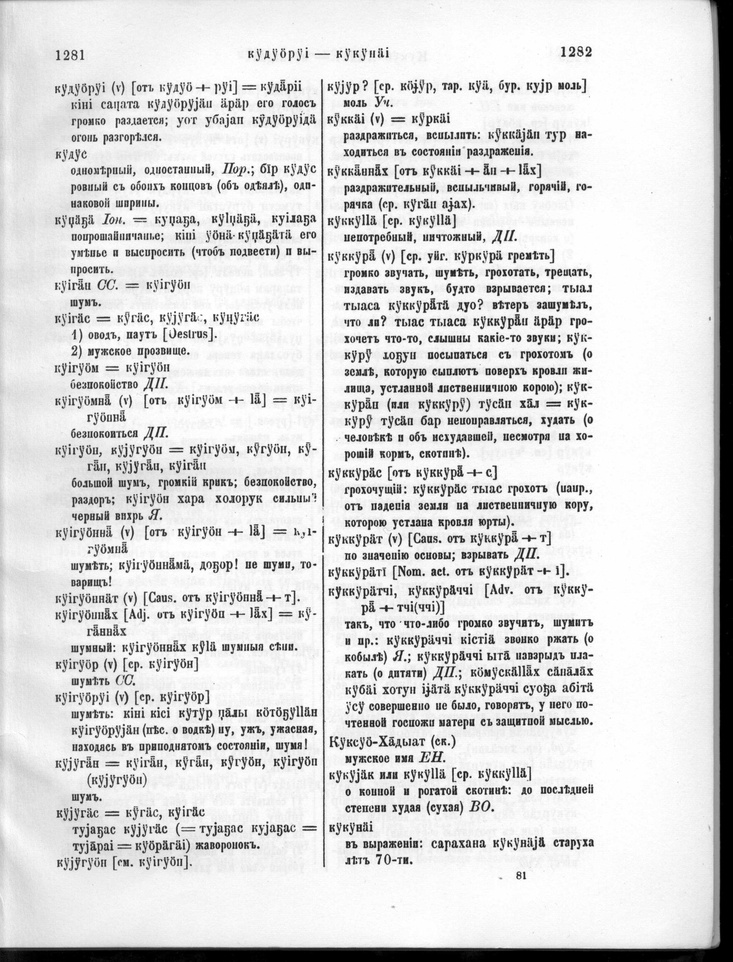
#> input picture Pek.jpg, 733 x 962 px, shrunk from 2324 x 3050 before the run
$ python -i cut_batch.py   (imports and definitions only)   (older library calls are emulated)
#> lines starting #> are read from the running program, lines starting #| are printed output that depends on the picture; after the words box and inside, x2 and y2 are one past the last pixel; in counts of white or black regions, pixels touching at a corner belong together
import cv2, numpy as np

def main():

    image = cv2.imread('Pek.jpg')#[:1000, :1000]
#> image is the input picture: shape (962, 733, 3); min 0, max 255, mean 217.4
    image2 = image.copy()

    #градации серого
    gray = cv2.cvtColor(image,cv2.COLOR_BGR2GRAY)
    #

    #строго черно-белое инвертированное
    ret,thresh = cv2.threshold(gray,127,255,cv2.THRESH_BINARY_INV+cv2.THRESH_OTSU)
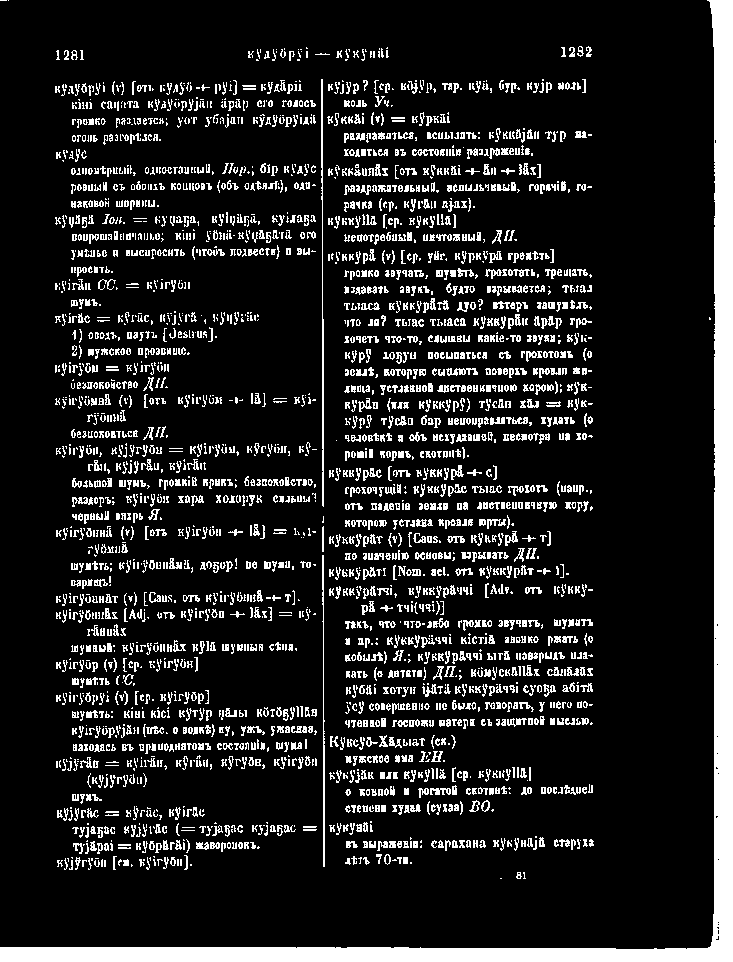
#> thresh: shape (962, 733); 13.6% white; 2851 white regions (1099 under 20 px), largest, box (x1, y1, x2, y2) and area: (0, 0, 733, 962) 28644, (321, 79, 324, 507) 721, (322, 555, 325, 867) 491
#> ret = 156
    #

    #раздутое
    kernel = np.ones((5,2), np.uint8)
    img_dilation = cv2.dilate(thresh, kernel, iterations=1)
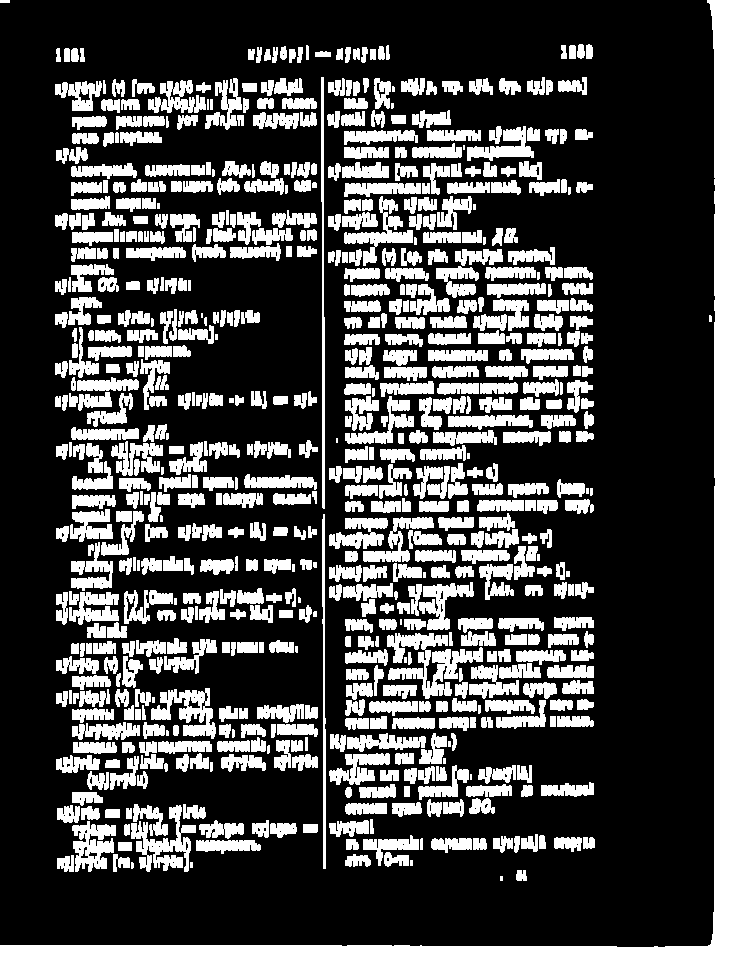
#> img_dilation: shape (962, 733); 28.2% white; 685 white regions (23 under 20 px)
    #

    #ищем и сортируем контуры
    im2, ctrs, hier = cv2.findContours(img_dilation.copy(), cv2.RETR_EXTERNAL, cv2.CHAIN_APPROX_SIMPLE)
#> ctrs = 685 contours, 54 with area under 20; largest, box (x1, y1, x2, y2) and area: (0, 0, 733, 962) 28498, (387, 633, 483, 699) 2205, (151, 688, 216, 739) 1456, (131, 805, 196, 872) 1453, (72, 821, 116, 872) 1260
    sorted_ctrs = sorted(ctrs, key=lambda ctr: (cv2.boundingRect(ctr)[1]//10, cv2.boundingRect(ctr)[0]))
#> sorted_ctrs has the same summary as ctrs

    for i, ctr in enumerate(sorted_ctrs):
        # Рисуем прямоугольник вокруг каждого контура
        x, y, w, h = cv2.boundingRect(ctr)

        # Getting ROI
        roi = image[y:y+h, x:x+w]

        # show ROI
        # cv2.imshow('segment no:'+str(i),roi)
        cv2.imwrite("file_"+str(i)+".png", roi)
#> this loop made 685 passes
#> (x, y, w, h) on passes 1, 3, 4: (0, 0, 733, 962), (56, 48, 5, 14), (64, 48, 6, 14)
    #

>>> result = main()
